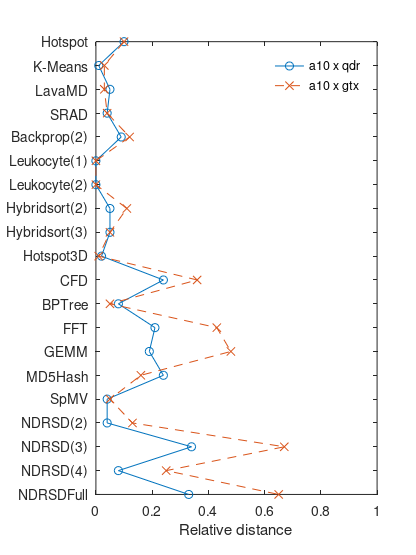

This chart was generated by the following MATLAB code:
x = 0:19;
labels = [
	"Hotspot"
	"K-Means"
	"LavaMD"




	"SRAD"

	"Backprop(2)"



	"Leukocyte(1)"
	"Leukocyte(2)"

	"Hybridsort(2)"
	"Hybridsort(3)"
	"Hotspot3D"
	"CFD"
	"BPTree"




	"FFT"
	"GEMM"

	"MD5Hash"

	"SpMV"



	"NDRSD(2)"
	"NDRSD(3)"
	"NDRSD(4)"
	"NDRSDFull"
];
a10qdr_a10 = [
	0.10
	0.01
	0.05




	0.04

	0.09



	0.00
	0.00

	0.05
	0.05
	0.02
	0.24
	0.08




	0.21
	0.19

	0.24

	0.04



	0.04
	0.34
	0.08
	0.33
];
a10qdr_qdr = [
	0.90
	0.99
	0.95




	0.96

	0.91



	1.00
	1.00

	0.95
	0.95
	0.98
	0.76
	0.92




	0.79
	0.81

	0.76

	0.96



	0.96
	0.66
	0.92
	0.67
];
a10gtx_a10 = [
	0.10
	0.03
	0.03




	0.04

	0.12



	0.00
	0.00

	0.11
	0.05
	0.01
	0.36
	0.05




	0.43
	0.48

	0.16

	0.05



	0.13
	0.67
	0.25
	0.65
];
a10gtx_gtx = [
	0.90
	0.97
	0.97




	0.96

	0.88



	1.00
	1.00

	0.89
	0.95
	0.99
	0.64
	0.95




	0.57
	0.52

	0.84

	0.95



	0.87
	0.33
	0.75
	0.35
];

plot(x, a10qdr_a10, "-o", x, a10gtx_a10, "--x")
axis([0 19 0 1])
view([90 90])
legend("a10 x qdr", "a10 x gtx")
legend boxoff
set(gca, "xtick", x, "xticklabel", labels, "ylabel", "Relative distance")
set(gcf, "paperunits", "points", "paperposition", [0 0 300 400])
set(gcf, "paperunits", "points", "position", [0 0 300 400])
saveas(gcf, "first_a10.svg", "svg")